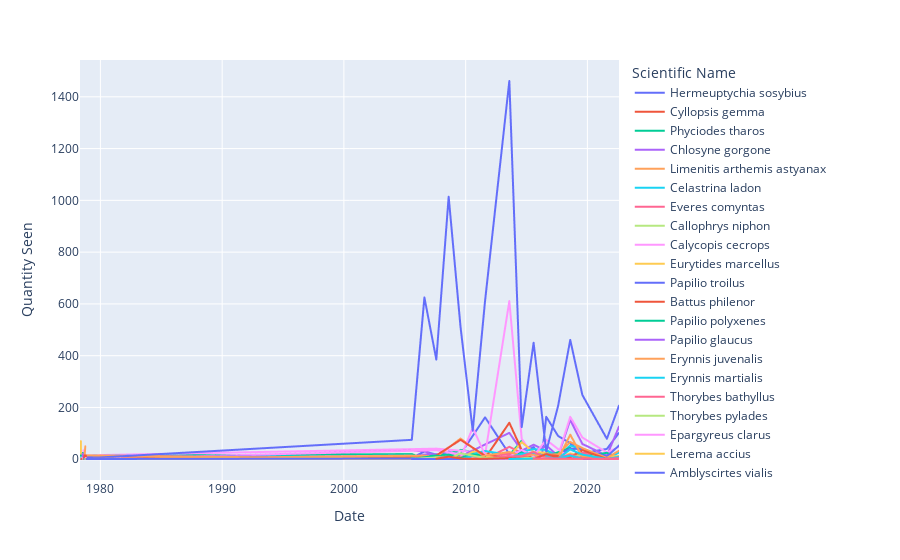

The code cell stored with this chart in its notebook:
### Markdown cell above
First, Butterflies.
The only data for butterflies is species, life stage, and quantity. Life stage was hardly used in data collection so it is really just name and age. So what I have done was plot their change over itme in two methods. First over a line graphs and also over pie graphs per year.

### Code cell
butterFig = px.line(butterfly, x="Date", y="Quantity Seen", color="Scientific Name")
butterFig.write_html("butterFig.html")#save as html so when opened, interactivity is retained
butterFig.show()
